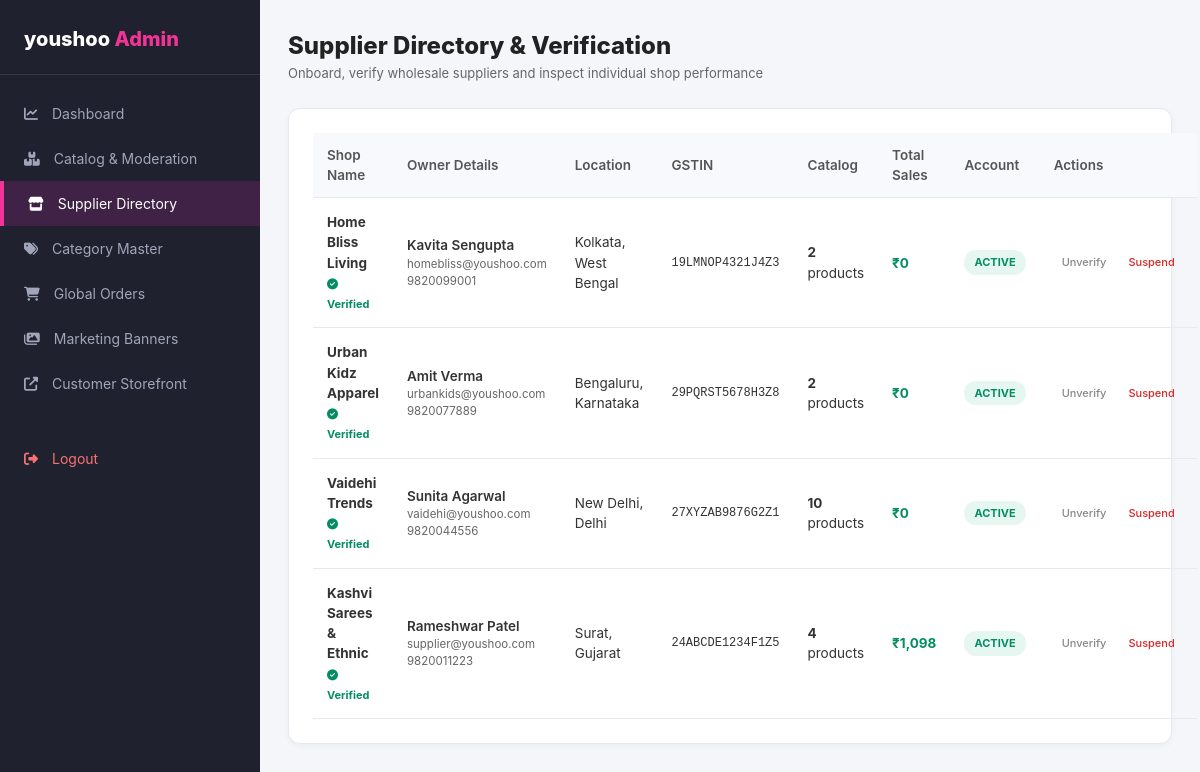
Screenshot of /admin/suppliers.php (signed in) with the database file from the repository.
### tables this page shows
CREATE TABLE `suppliers` (
  `id` int NOT NULL AUTO_INCREMENT,
  `user_id` int NOT NULL,
  `shop_name` varchar(150) NOT NULL,
  `owner_name` varchar(100) NOT NULL,
  `gstin` varchar(30) DEFAULT NULL,
  `phone` varchar(20) NOT NULL,
  `business_email` varchar(120) DEFAULT NULL,
  `address` text NOT NULL,
  `city` varchar(80) NOT NULL,
  `state` varchar(80) NOT NULL,
  `pincode` varchar(10) NOT NULL,
  `bank_account` varchar(40) DEFAULT NULL,
  `bank_ifsc` varchar(20) DEFAULT NULL,
  `logo` varchar(255) DEFAULT NULL,
  `banner` varchar(255) DEFAULT NULL,
  `rating` decimal(3,2) DEFAULT '4.20',
  `followers_count` int DEFAULT '120',
  `verified` tinyint(1) DEFAULT '1',
  `commission_rate` decimal(4,2) DEFAULT '0.00',
  `created_at` datetime DEFAULT CURRENT_TIMESTAMP,
  PRIMARY KEY (`id`),
  UNIQUE KEY `user_id` (`user_id`),
  CONSTRAINT `suppliers_ibfk_1` FOREIGN KEY (`user_id`) REFERENCES `users` (`id`) ON DELETE CASCADE
);

CREATE TABLE `users` (
  `id` int NOT NULL AUTO_INCREMENT,
  `full_name` varchar(100) NOT NULL,
  `email` varchar(120) NOT NULL,
  `phone` varchar(20) DEFAULT NULL,
  `password_hash` varchar(255) NOT NULL,
  `role` enum('customer','supplier','admin') DEFAULT 'customer',
  `status` enum('active','inactive','suspended') DEFAULT 'active',
  `avatar` varchar(255) DEFAULT NULL,
  `created_at` datetime DEFAULT CURRENT_TIMESTAMP,
  `updated_at` datetime DEFAULT CURRENT_TIMESTAMP ON UPDATE CURRENT_TIMESTAMP,
  PRIMARY KEY (`id`),
  UNIQUE KEY `email` (`email`)
);

### admin/suppliers.php (the view, shortened to what this page needs)
<?php
$pdo = getDBConnection();
$stmt = $pdo->query("SELECT s.*, u.email as user_email, u.status as account_status,
    (SELECT COUNT(*) FROM products WHERE supplier_id = s.id) as product_count,
    (SELECT COALESCE(SUM(total_price), 0) FROM order_items WHERE supplier_id = s.id) as total_sales
    FROM suppliers s
    JOIN users u ON s.user_id = u.id
    ORDER BY s.id DESC");
$suppliers = $stmt->fetchAll();
?>
<!DOCTYPE html>
<html lang="en">
<head>
  <link rel="stylesheet" href="https://cdnjs.cloudflare.com/ajax/libs/font-awesome/6.4.0/css/all.min.css">
  <link rel="stylesheet" href="/MEESHO/assets/css/meesho.css">
</head>
<body style="background:#f4f6fa;">
  <div class="dashboard-container">
    <aside class="dashboard-sidebar">
      <div class="dash-brand">
        youshoo <span style="color:#f43397;">Admin</span>
      </div>
      <ul class="dash-nav">
        <li class="dash-nav-item"><a href="/MEESHO/admin/index.php"><i class="fas fa-chart-line"></i> Dashboard</a></li>
        <li class="dash-nav-item"><a href="/MEESHO/admin/products.php"><i class="fas fa-boxes"></i> Catalog & Moderation</a></li>
        <li class="dash-nav-item active"><a href="/MEESHO/admin/suppliers.php"><i class="fas fa-store"></i> Supplier Directory</a></li>
        <li class="dash-nav-item"><a href="/MEESHO/admin/categories.php"><i class="fas fa-tags"></i> Category Master</a></li>
        <li class="dash-nav-item"><a href="/MEESHO/admin/orders.php"><i class="fas fa-shopping-cart"></i> Global Orders</a></li>
        <li class="dash-nav-item"><a href="/MEESHO/admin/banners.php"><i class="fas fa-images"></i> Marketing Banners</a></li>
        <li class="dash-nav-item"><a href="/MEESHO/index.php" target="_blank"><i class="fas fa-external-link-alt"></i> Customer Storefront</a></li>
        <li class="dash-nav-item" style="margin-top:30px;"><a href="/MEESHO/logout.php" style="color:#f87171;"><i class="fas fa-sign-out-alt"></i> Logout</a></li>
      </ul>
    </aside>
    <main class="dashboard-main">
      <div style="display:flex; justify-content:space-between; align-items:center; margin-bottom:24px;">
        <div>
          <h1 style="font-size:24px; font-weight:800; color:#222;">Supplier Directory & Verification</h1>
          <p style="font-size:13px; color:#666;">Onboard, verify wholesale suppliers and inspect individual shop performance</p>
        </div>
      </div>
      <div class="table-card">
        <table class="custom-table">
          <thead>
            <tr>
              <th>Shop Name</th>
              <th>Owner Details</th>
              <th>Location</th>
              <th>GSTIN</th>
              <th>Catalog</th>
              <th>Total Sales</th>
              <th>Account</th>
              <th>Actions</th>
            </tr>
          </thead>
          <tbody>
            <?php foreach ($suppliers as $s): ?>
              <tr>
                <td>
                  <strong style="color:#333;"><?php echo htmlspecialchars($s['shop_name']); ?></strong>
                  <div>
                    <?php if ($s['verified']): ?>
                      <span style="color:#038d63; font-size:11px; font-weight:700;"><i class="fas fa-check-circle"></i> Verified</span>
                    <?php else: ?>
                      <span style="color:#f59e0b; font-size:11px; font-weight:700;"><i class="fas fa-clock"></i> Pending Verification</span>
                    <?php endif; ?>
                  </div>
                </td>
                <td>
                  <div style="font-weight:600;"><?php echo htmlspecialchars($s['owner_name']); ?></div>
                  <div style="font-size:11.5px; color:#666;"><?php echo htmlspecialchars($s['user_email']); ?></div>
                  <div style="font-size:11.5px; color:#666;"><?php echo htmlspecialchars($s['phone']); ?></div>
                </td>
                <td><?php echo htmlspecialchars($s['city'] . ', ' . $s['state']); ?></td>
                <td style="font-size:12px; font-family:Consolas, monospace;"><?php echo htmlspecialchars($s['gstin'] ?: 'N/A'); ?></td>
                <td><strong><?php echo $s['product_count']; ?></strong> products</td>
                <td><strong style="color:#038d63;">₹<?php echo number_format($s['total_sales'], 0); ?></strong></td>
                <td>
                  <span class="status-badge <?php echo $s['account_status'] === 'active' ? 'approved' : 'rejected'; ?>">
                    <?php echo ucfirst($s['account_status']); ?>
                  </span>
                </td>
                <td>
                  <div style="display:flex; gap:6px;">
                    <?php if ($s['verified']): ?>
                      <a href="/MEESHO/admin/suppliers.php?action=unverify&id=<?php echo $s['id']; ?>" class="nav-link-btn" style="padding:4px 8px; font-size:11px; color:#888;" title="Remove Badge">Unverify</a>
                    <?php else: ?>
                      <a href="/MEESHO/admin/suppliers.php?action=verify&id=<?php echo $s['id']; ?>" class="nav-link-btn" style="padding:4px 8px; font-size:11px; color:#038d63; font-weight:700;" title="Verify Supplier">Verify</a>
                    <?php endif; ?>
                    <a href="/MEESHO/admin/suppliers.php?action=toggle_user&id=<?php echo $s['id']; ?>" class="nav-link-btn" style="padding:4px 8px; font-size:11px; color:#dc2626;" onclick="return confirm('Change account status?')">
                      <?php echo $s['account_status'] === 'active' ? 'Suspend' : 'Activate'; ?>
                    </a>
                  </div>
                </td>
              </tr>
            <?php endforeach; ?>
          </tbody>
        </table>
      </div>
    </main>
  </div>
</body>
</html>

### assets/css/meesho.css (style rules this page uses)
:root { --meesho-primary: #9f2089; --meesho-primary-dark: #56034c; --meesho-primary-light: #fbebf7; --meesho-pink: #f43397; --meesho-pink-hover: #e01d81; --meesho-green: #038d63; --meesho-green-light: #e6f7f2; --meesho-star-yellow: #23bb75; --meesho-gold: #f59e0b; --meesho-dark: #333333; --meesho-gray-dark: #666666; --meesho-gray-medium: #8b8d97; --meesho-gray-light: #f0f2f5; --meesho-border: #e6e9ef; --meesho-white: #ffffff; --meesho-bg: #f8f9fa; --meesho-shadow-sm: 0 2px 6px rgba(0, 0, 0, 0.04); --meesho-shadow-md: 0 4px 16px rgba(0, 0, 0, 0.08); --meesho-shadow-lg: 0 10px 30px rgba(0, 0, 0, 0.12); --meesho-shadow-purple: 0 8px 25px rgba(159, 32, 137, 0.25); --meesho-radius: 8px; --meesho-radius-lg: 12px; --meesho-transition: all 0.25s cubic-bezier(0.16, 1, 0.3, 1); }
* { margin: 0; padding: 0; box-sizing: border-box; }
body { font-family: -apple-system, BlinkMacSystemFont, "Segoe UI", Roboto, "Helvetica Neue", Arial, sans-serif; color: var(--meesho-dark); background-color: var(--meesho-bg); line-height: 1.5; overflow-x: hidden; -webkit-font-smoothing: antialiased; }
a { color: inherit; text-decoration: none; transition: var(--meesho-transition); }
.nav-link-btn { display: flex; align-items: center; gap: 8px; font-size: 14px; font-weight: 500; color: #444; padding: 8px 12px; border-radius: 6px; transition: var(--meesho-transition); }
.dashboard-container { display: flex; min-height: calc(100vh - 60px); }
.dashboard-sidebar { width: 260px; background: #1f222e; color: #c2c5d1; padding: 24px 0; flex-shrink: 0; }
.dash-brand { padding: 0 24px 20px; font-size: 20px; font-weight: 800; color: #fff; border-bottom: 1px solid rgba(255, 255, 255, 0.1); }
.dash-brand span { color: var(--meesho-pink); }
.dash-nav { list-style: none; margin-top: 16px; }
.dash-nav-item a { display: flex; align-items: center; gap: 14px; padding: 12px 24px; font-size: 14px; color: #a0a5b9; transition: var(--meesho-transition); }
.dash-nav-item a:hover, .dash-nav-item.active a { color: #ffffff; background: rgba(159, 32, 137, 0.25); border-left: 4px solid var(--meesho-pink); }
.dashboard-main { flex: 1; padding: 28px; background: #f4f6fa; overflow-y: auto; }
.table-card { background: #ffffff; border-radius: var(--meesho-radius-lg); border: 1px solid var(--meesho-border); padding: 24px; box-shadow: var(--meesho-shadow-sm); margin-bottom: 28px; }
.custom-table { width: 100%; border-collapse: collapse; font-size: 13.5px; }
.custom-table th { text-align: left; padding: 12px 14px; background: #f8f9fc; color: #555; font-weight: 600; border-bottom: 1px solid var(--meesho-border); }
.custom-table td { padding: 14px; border-bottom: 1px solid var(--meesho-border); vertical-align: middle; }
.status-badge { display: inline-block; padding: 4px 10px; border-radius: 12px; font-size: 11px; font-weight: 700; text-transform: uppercase; }
.status-badge.approved, .status-badge.delivered, .status-badge.active { background: #e6f7f2; color: #038d63; }

### rows the page displays
suppliers: shop_name "Home Bliss Living", verified 1 (drawn), owner_name "Kavita Sengupta", user.email "homebliss@youshoo.com", phone "9820099001", city+state "Kolkata, West Bengal", gstin "19LMNOP4321J4Z3", product_count "2", total_sales "0", user.status "ACTIVE"
suppliers: shop_name "Urban Kidz Apparel", verified 1 (drawn), owner_name "Amit Verma", user.email "urbankids@youshoo.com", phone "9820077889", city+state "Bengaluru, Karnataka", gstin "29PQRST5678H3Z8", product_count "2", total_sales "0", user.status "ACTIVE"
suppliers: shop_name "Vaidehi Trends", verified 1 (drawn), owner_name "Sunita Agarwal", user.email "vaidehi@youshoo.com", phone "9820044556", city+state "New Delhi, Delhi", gstin "27XYZAB9876G2Z1", product_count "10", total_sales "0", user.status "ACTIVE"
suppliers: shop_name "Kashvi Sarees & Ethnic", verified 1 (drawn), owner_name "Rameshwar Patel", user.email "supplier@youshoo.com", phone "9820011223", city+state "Surat, Gujarat", gstin "24ABCDE1234F1Z5", product_count "4", total_sales "1,098", user.status "ACTIVE"
